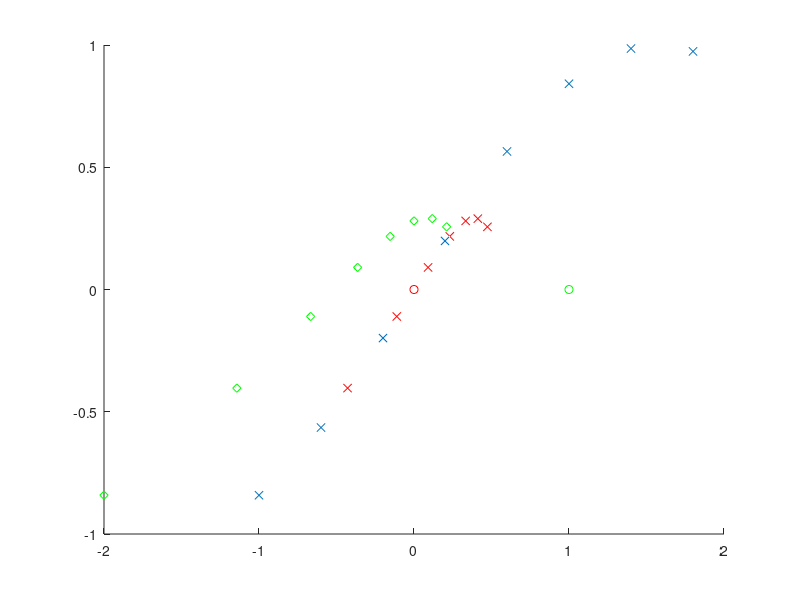

This chart was generated by the following MATLAB code:
%% Functions
Rx = @(theta) [ 1 0           0
                0 cos(theta) -sin(theta)
                0 sin(theta)  cos(theta) ]
            
Ry = @(theta) [ cos(theta) 0  sin(theta)
                0          1  0
               -sin(theta) 0  cos(theta) ]
           
Rz = @(theta) [ cos(theta) -sin(theta) 0  
                sin(theta)  cos(theta) 0
                0           0          1 ]
            
cameraCenter = @(R,t) -R'*t
cameraToWorld = @(R,t) [R' -R'*t; 0 0 0 1]
            
%% Definitions
t1 = [0 0 0]';
R1 = eye(3);
t2 = -[1 0 0]';
R2 = Rx(0);%Rx(0.3)*Ry(0.2)*Rz(0.1)
K = eye(3);

C1 = K*[eye(3) zeros(3,1)]
C2 = K*[R2 t2]

%% 3D points

p3D = [-1 -1  2
       -1  1  2
        1 -1  2
        1  1  2
        0  1  2
        0  3  2
        2  1  2
        2  3  2]

x = -1:0.4:2;
p3D = [x;sin(x);x+2]'

p3DHom = [p3D ones(8,1)]
    
%% Visualize

n1 = cameraCenter(R1,t1)
n2 = cameraCenter(R2,t2)

figure(1); clf; hold on;
plot3(p3D(:,1), p3D(:,2), p3D(:,3), 'x');
plot3(n1(1), n1(2), n1(3), 'or');
plot3(n2(1), n2(2), n2(3), 'og');

%% Image plane coordinates

p1 = (C1*p3DHom')'
p1 = [p1(:,1) p1(:,2)]./[p1(:,3) p1(:,3)]   % Inhomogenous
p2 = (C2*p3DHom')'
p2 = [p2(:,1) p2(:,2)]./[p2(:,3) p2(:,3)]   % Inhomogenous

figure(1); clf; hold on;
plot3(p3D(:,1), p3D(:,2), p3D(:,3), 'x');
plot3(n1(1), n1(2), n1(3), 'or');
plot3(n2(1), n2(2), n2(3), 'og');
plot3(p1(:,1), p1(:,2), zeros(size(p1(:,1))), 'xr');
plot3(p2(:,1), p2(:,2), zeros(size(p2(:,1))), 'dg');





       